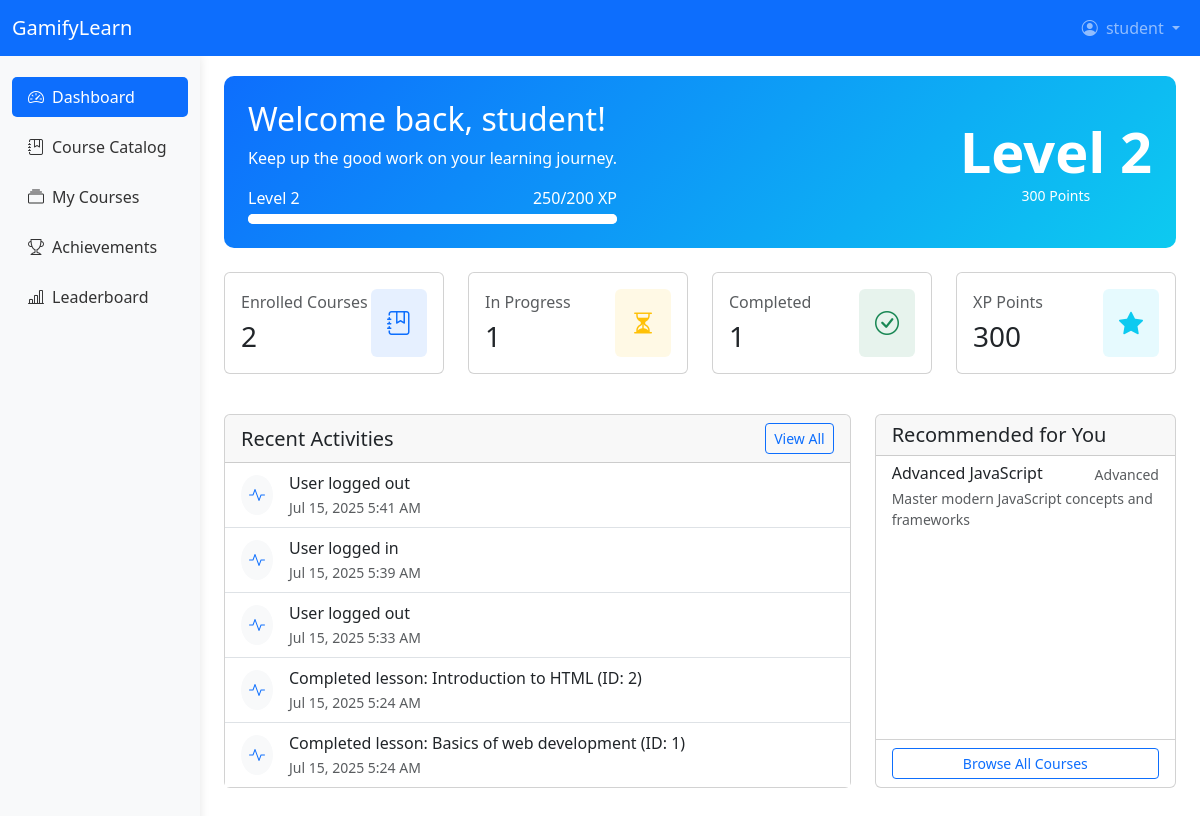
Page /user/dashboard.php (signed in) on the committed database.
### tables this page shows
CREATE TABLE `users` (
  `id` int(11) NOT NULL,
  `username` varchar(50) NOT NULL,
  `email` varchar(100) NOT NULL,
  `password` varchar(255) NOT NULL,
  `first_name` varchar(50) DEFAULT NULL,
  `last_name` varchar(50) DEFAULT NULL,
  `profile_picture` varchar(255) DEFAULT 'default.jpg',
  `bio` text DEFAULT NULL,
  `is_active` tinyint(1) DEFAULT 1,
  `is_verified` tinyint(1) DEFAULT 0,
  `verification_token` varchar(100) DEFAULT NULL,
  `reset_token` varchar(100) DEFAULT NULL,
  `reset_expires` datetime DEFAULT NULL,
  `last_login` datetime DEFAULT NULL,
  `created_at` timestamp NOT NULL DEFAULT current_timestamp(),
  `updated_at` timestamp NOT NULL DEFAULT current_timestamp() ON UPDATE current_timestamp(),
  `points` int(11) DEFAULT 0,
  `level` int(11) DEFAULT 1,
  `experience` int(11) DEFAULT 0,
  `next_level_exp` int(11) DEFAULT 100
);

CREATE TABLE `activity_logs` (
  `id` int(11) NOT NULL,
  `user_id` int(11) DEFAULT NULL,
  `action` varchar(100) NOT NULL,
  `description` text DEFAULT NULL,
  `ip_address` varchar(45) DEFAULT NULL,
  `user_agent` text DEFAULT NULL,
  `created_at` timestamp NOT NULL DEFAULT current_timestamp()
);

CREATE TABLE `courses` (
  `id` int(11) NOT NULL,
  `title` varchar(255) NOT NULL,
  `description` text DEFAULT NULL,
  `category` varchar(100) DEFAULT NULL,
  `difficulty` enum('beginner','intermediate','advanced') DEFAULT NULL,
  `created_by` int(11) DEFAULT NULL,
  `created_at` timestamp NOT NULL DEFAULT current_timestamp(),
  `is_active` tinyint(1) DEFAULT 1 COMMENT '1 for active, 0 for inactive',
  `updated_at` timestamp NOT NULL DEFAULT current_timestamp() ON UPDATE current_timestamp()
);

### user/dashboard.php (the view, shortened to what this page needs)
<?php
require_once '../config/database.php';
$user_id = $_SESSION['user_id'];
$stats = [
    'enrolled_courses' => 0,
    'completed_courses' => 0,
    'in_progress_courses' => 0,
    'points' => 0,
    'level' => 1
];
$stats['enrolled_courses'] = 0;
try {
    $sql = "SELECT COUNT(*) as count FROM user_courses WHERE user_id = ?";
    if ($stmt = mysqli_prepare($conn, $sql)) {
        mysqli_stmt_bind_param($stmt, "i", $user_id);
        mysqli_stmt_execute($stmt);
        $result = mysqli_stmt_get_result($stmt);
        $stats['enrolled_courses'] = mysqli_fetch_assoc($result)['count'];
    }
} catch (Exception $e) {
    error_log("Error getting enrolled courses: " . $e->getMessage());
}
$stats['completed_courses'] = 0;
$stats['in_progress_courses'] = 0;
try {
    $sql = "SELECT COUNT(DISTINCT course_id) as count FROM user_progress
            WHERE user_id = ? AND completed = 1";
    if ($stmt = mysqli_prepare($conn, $sql)) {
        mysqli_stmt_bind_param($stmt, "i", $user_id);
        mysqli_stmt_execute($stmt);
        $result = mysqli_stmt_get_result($stmt);
        $stats['completed_courses'] = mysqli_fetch_assoc($result)['count'];
        $stats['in_progress_courses'] = $stats['enrolled_courses'] - $stats['completed_courses'];
    }
} catch (Exception $e) {
    error_log("Error getting completed courses: " . $e->getMessage());
}
$stats['points'] = 0;
$stats['level'] = 1;
try {
    $check_columns = mysqli_query($conn, "SHOW COLUMNS FROM users LIKE 'points'");
    if (mysqli_num_rows($check_columns) > 0) {
        $sql = "SELECT points, level, experience, next_level_exp FROM users WHERE id = ?";
        if ($stmt = mysqli_prepare($conn, $sql)) {
            mysqli_stmt_bind_param($stmt, "i", $user_id);
            mysqli_stmt_execute($stmt);
            $result = mysqli_stmt_get_result($stmt);
            if ($user_data = mysqli_fetch_assoc($result)) {
                $stats['points'] = $user_data['points'] ?? 0;
                $stats['level'] = $user_data['level'] ?? 1;
                $stats['experience'] = $user_data['experience'] ?? 0;
                $stats['next_level_exp'] = $user_data['next_level_exp'] ?? 100;
            }
        }
    }
} catch (Exception $e) {
    error_log("Error getting user stats: " . $e->getMessage());
    $stats['points'] = 0;
    $stats['level'] = 1;
    $stats['experience'] = 0;
    $stats['next_level_exp'] = 100;
}
$activities = [];
$sql = "SELECT description, created_at FROM activity_logs
        WHERE user_id = ?
        ORDER BY created_at DESC
        LIMIT 5";
if ($stmt = mysqli_prepare($conn, $sql)) {
    mysqli_stmt_bind_param($stmt, "i", $user_id);
    mysqli_stmt_execute($stmt);
    $result = mysqli_stmt_get_result($stmt);
    while ($row = mysqli_fetch_assoc($result)) {
        $activities[] = $row;
    }
}
$recommended_courses = [];
try {
    $table_check = mysqli_query($conn, "SHOW TABLES LIKE 'courses'");
    if (mysqli_num_rows($table_check) > 0) {
        $sql = "SELECT id, title, description, difficulty FROM courses ";
        $user_courses_check = mysqli_query($conn, "SHOW TABLES LIKE 'user_courses'");
        if (mysqli_num_rows($user_courses_check) > 0) {
            $sql .= "WHERE id NOT IN (SELECT course_id FROM user_courses WHERE user_id = ?) ";
        }
        $sql .= "ORDER BY RAND() LIMIT 3";
        if ($stmt = mysqli_prepare($conn, $sql)) {
            if (mysqli_num_rows($user_courses_check) > 0) {
                mysqli_stmt_bind_param($stmt, "i", $user_id);
            }
            mysqli_stmt_execute($stmt);
            $result = mysqli_stmt_get_result($stmt);
            while ($row = mysqli_fetch_assoc($result)) {
                $recommended_courses[] = $row;
            }
        }
    }
} catch (Exception $e) {
    error_log("Error getting recommended courses: " . $e->getMessage());
}
include '../includes/header.php';
?>
<div class="welcome-card p-4 mb-4 text-white">
    <div class="d-flex justify-content-between align-items-center">
        <div>
            <h2>Welcome back, <?php echo htmlspecialchars($_SESSION['username']); ?>!</h2>
            <p class="mb-0">Keep up the good work on your learning journey.</p>
            <div class="mt-3">
                <div class="d-flex justify-content-between mb-1">
                    <span>Level <?php echo $stats['level']; ?></span>
                    <span><?php echo $stats['experience']; ?>/<?php echo $stats['next_level_exp']; ?> XP</span>
                </div>
                <div class="progress" style="height: 10px;">
                    <?php
                    $progress = ($stats['experience'] / $stats['next_level_exp']) * 100;
                    $progress = min(100, max(0, $progress));
                    ?>
                    <div class="progress-bar bg-white" role="progressbar"
                         style="width: <?php echo $progress; ?>%;"
                         aria-valuenow="<?php echo $progress; ?>"
                         aria-valuemin="0"
                         aria-valuemax="100">
                    </div>
                </div>
            </div>
        </div>
        <div class="text-center ms-4">
            <div class="display-4 fw-bold">Level <?php echo $stats['level']; ?></div>
            <div class="small"><?php echo $stats['points']; ?> Points</div>
        </div>
    </div>
</div>
<div class="row mb-4">
    <div class="col-md-3 mb-3">
        <div class="card h-100">
            <div class="card-body">
                <div class="d-flex justify-content-between align-items-center">
                    <div>
                        <h6 class="text-muted mb-2">Enrolled Courses</h6>
                        <h3 class="mb-0"><?php echo $stats['enrolled_courses']; ?></h3>
                    </div>
                    <div class="bg-primary bg-opacity-10 p-3 rounded">
                        <i class="bi bi-journal-bookmark fs-4 text-primary"></i>
                    </div>
                </div>
            </div>
        </div>
    </div>
    <div class="col-md-3 mb-3">
        <div class="card h-100">
            <div class="card-body">
                <div class="d-flex justify-content-between align-items-center">
                    <div>
                        <h6 class="text-muted mb-2">In Progress</h6>
                        <h3 class="mb-0"><?php echo $stats['in_progress_courses']; ?></h3>
                    </div>
                    <div class="bg-warning bg-opacity-10 p-3 rounded">
                        <i class="bi bi-hourglass-split fs-4 text-warning"></i>
                    </div>
                </div>
            </div>
        </div>
    </div>
    <div class="col-md-3 mb-3">
        <div class="card h-100">
            <div class="card-body">
                <div class="d-flex justify-content-between align-items-center">
                    <div>
                        <h6 class="text-muted mb-2">Completed</h6>
                        <h3 class="mb-0"><?php echo $stats['completed_courses']; ?></h3>
                    </div>
                    <div class="bg-success bg-opacity-10 p-3 rounded">
                        <i class="bi bi-check-circle fs-4 text-success"></i>
                    </div>
                </div>
            </div>
        </div>
    </div>
    <div class="col-md-3 mb-3">
        <div class="card h-100">
            <div class="card-body">
                <div class="d-flex justify-content-between align-items-center">
                    <div>
                        <h6 class="text-muted mb-2">XP Points</h6>
                        <h3 class="mb-0"><?php echo $stats['points']; ?></h3>
                    </div>
                    <div class="bg-info bg-opacity-10 p-3 rounded">
                        <i class="bi bi-star-fill fs-4 text-info"></i>
                    </div>
                </div>
            </div>
        </div>
    </div>
</div>
<div class="row">
    <div class="col-lg-8 mb-4">
        <div class="card h-100">
            <div class="card-header d-flex justify-content-between align-items-center">
                <h5 class="mb-0">Recent Activities</h5>
                <a href="activities.php" class="btn btn-sm btn-outline-primary">View All</a>
            </div>
            <div class="card-body p-0">
                <?php if (!empty($activities)): ?>
                    <ul class="list-group list-group-flush">
                        <?php foreach ($activities as $activity): ?>
                            <li class="list-group-item">
                                <div class="d-flex align-items-center">
                                    <div class="flex-shrink-0 bg-light rounded-circle p-2 me-3">
                                        <i class="bi bi-activity text-primary"></i>
                                    </div>
                                    <div class="flex-grow-1">
                                        <p class="mb-0"><?php echo htmlspecialchars($activity['description']); ?></p>
                                        <small class="text-muted">
                                            <?php echo date('M j, Y g:i A', strtotime($activity['created_at'])); ?>
                                        </small>
                                    </div>
                                </div>
                            </li>
                        <?php endforeach; ?>
                    </ul>
                <?php else: ?>
                    <div class="text-center p-4">
                        <p class="text-muted mb-0">No recent activities found.</p>
                    </div>
                <?php endif; ?>
            </div>
        </div>
    </div>
    <div class="col-lg-4 mb-4">
        <div class="card h-100">
            <div class="card-header">
                <h5 class="mb-0">Recommended for You</h5>
            </div>
            <div class="card-body p-0">
                <?php if (!empty($recommended_courses)): ?>
                    <div class="list-group list-group-flush">
                        <?php foreach ($recommended_courses as $course): ?>
                            <a href="course.php?id=<?php echo $course['id']; ?>" class="list-group-item list-group-item-action">
                                <div class="d-flex w-100 justify-content-between">
                                    <h6 class="mb-1"><?php echo htmlspecialchars($course['title']); ?></h6>
                                    <small class="text-muted"><?php echo ucfirst($course['difficulty']); ?></small>
                                </div>
                                <p class="mb-1 small text-muted">
                                    <?php echo mb_strimwidth(htmlspecialchars($course['description']), 0, 70, '...'); ?>
                                </p>
                            </a>
                        <?php endforeach; ?>
                    </div>
                <?php else: ?>
                    <div class="text-center p-4">
                        <p class="text-muted mb-0">No recommended courses at the moment.</p>
                    </div>
                <?php endif; ?>
            </div>
            <div class="card-footer bg-transparent">
                <a href="courses.php" class="btn btn-sm btn-outline-primary w-100">Browse All Courses</a>
            </div>
        </div>
    </div>
</div>
<?php include '../includes/footer.php'; ?>

### includes/header.php (shortened to what this page needs)
<!DOCTYPE html>
<html lang="en">
<head>
    <link href="https://cdn.jsdelivr.net/npm/bootstrap@5.3.0/dist/css/bootstrap.min.css" rel="stylesheet">
    <link rel="stylesheet" href="https://cdn.jsdelivr.net/npm/bootstrap-icons@1.10.0/font/bootstrap-icons.css">
    <link rel="stylesheet" href="https://cdnjs.cloudflare.com/ajax/libs/font-awesome/6.0.0-beta3/css/all.min.css">
</head>
<body>
    <nav class="navbar navbar-expand-lg navbar-dark bg-primary">
        <div class="container-fluid">
            <a class="navbar-brand" href="dashboard.php">GamifyLearn</a>
            <div class="collapse navbar-collapse" id="navbarNav">
                <ul class="navbar-nav ms-auto">
                    <li class="nav-item dropdown">
                        <a class="nav-link dropdown-toggle" href="#" id="userDropdown" role="button" data-bs-toggle="dropdown">
                            <i class="bi bi-person-circle me-1"></i>
                            <?php echo htmlspecialchars($_SESSION['username']); ?>
                        </a>
                    </li>
                </ul>
            </div>
        </div>
    </nav>
    <div class="container-fluid">
        <div class="row">
            <div class="col-md-3 col-lg-2 d-md-block sidebar py-3">
                <ul class="nav flex-column">
                    <li class="nav-item">
                        <a class="nav-link active" href="dashboard.php">
                            <i class="bi bi-speedometer2 me-2"></i>Dashboard
                        </a>
                    </li>
                    <li class="nav-item">
                        <a class="nav-link" href="courses.php">
                            <i class="bi bi-journal-bookmark me-2"></i>Course Catalog
                        </a>
                    </li>
                    <li class="nav-item">
                        <a class="nav-link" href="my-courses.php">
                            <i class="bi bi-collection me-2"></i>My Courses
                        </a>
                    </li>
                    <li class="nav-item">
                        <a class="nav-link" href="achievements.php">
                            <i class="bi bi-trophy me-2"></i>Achievements
                        </a>
                    </li>
                    <li class="nav-item">
                        <a class="nav-link" href="leaderboard.php">
                            <i class="bi bi-bar-chart-line me-2"></i>Leaderboard
                        </a>
                    </li>
                </ul>
            </div>
            <main class="col-md-9 ms-sm-auto col-lg-10 px-md-4 main-content">

### includes/footer.php (shortened to what this page needs)
            </main>
        </div>
    </div>
</body>
</html>

### includes/header.php (style rules this page uses)
.sidebar { min-height: calc(100vh - 56px); background-color: #f8f9fa; box-shadow: 0 0 10px rgba(0,0,0,0.1); }
.sidebar .nav-link { color: #333; border-radius: 5px; margin: 5px 0; }
.sidebar .nav-link:hover, .sidebar .nav-link.active { background-color: #0d6efd; color: white; }
.main-content { padding: 20px; }
.welcome-card { background: linear-gradient(135deg, #0d6efd, #0dcaf0); color: white; border-radius: 10px; }

### rows in the picture
users: level "2", experience "250", next_level_exp "200", points "300"
activity_logs: description "User logged out", created_at "Jul 15, 2025 5:41 AM"
activity_logs: description "User logged in", created_at "Jul 15, 2025 5:39 AM"
activity_logs: description "User logged out", created_at "Jul 15, 2025 5:33 AM"
activity_logs: description "Completed lesson: Introduction to HTML (ID: 2)", created_at "Jul 15, 2025 5:24 AM"
activity_logs: description "Completed lesson: Basics of web development (ID: 1)", created_at "Jul 15, 2025 5:24 AM"
courses: title "Advanced JavaScript", difficulty "Advanced", description "Master modern JavaScript concepts and frameworks"

### other values in the picture
$_SESSION['username'] "student"
$stats['in_progress_courses'] "1"
$stats['completed_courses'] "1"
